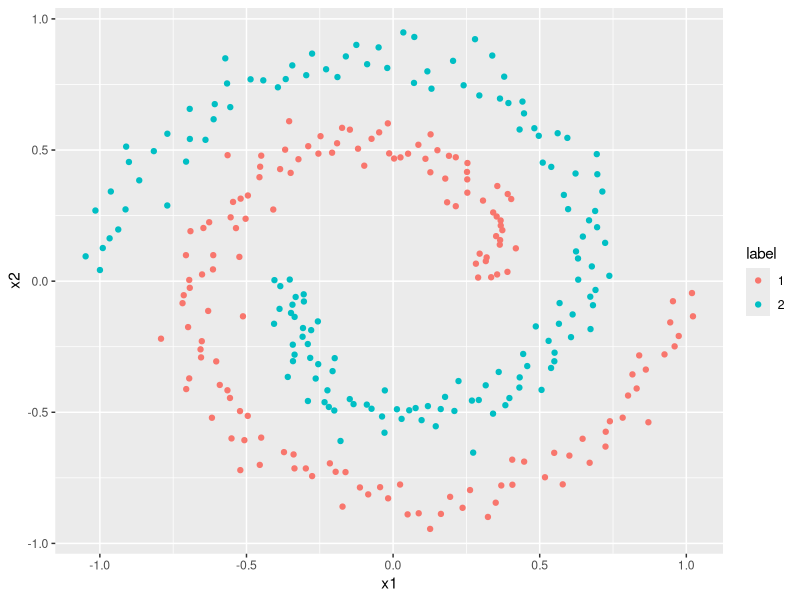
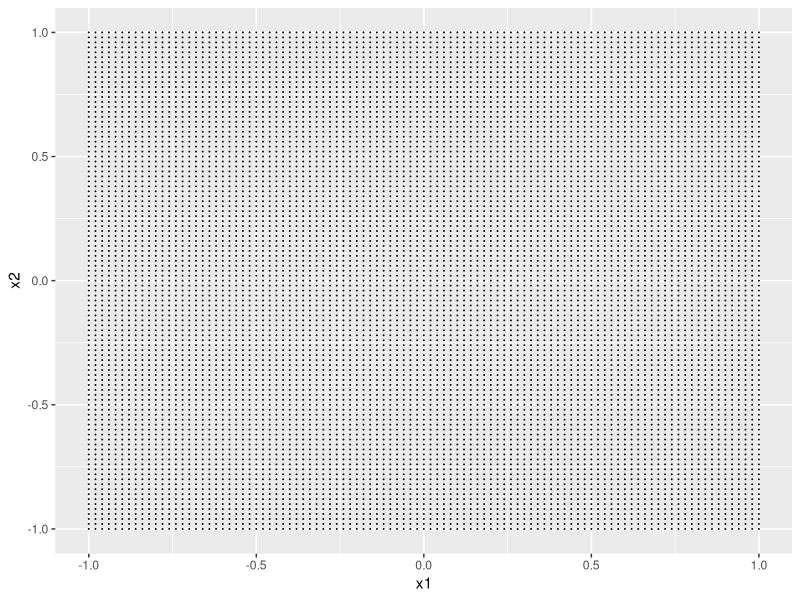
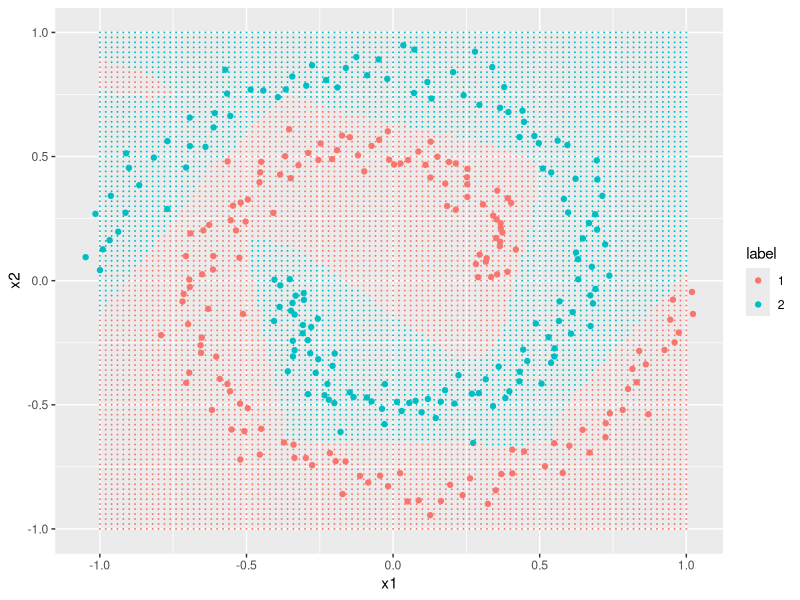
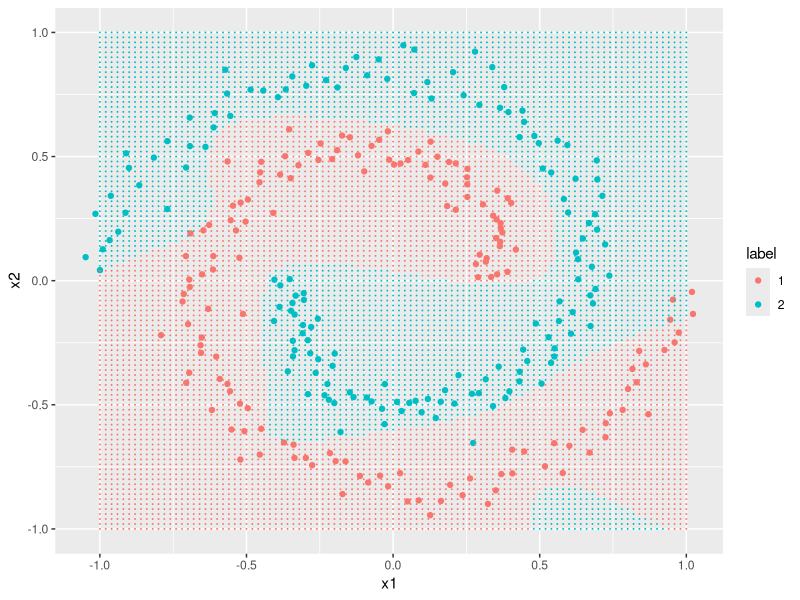
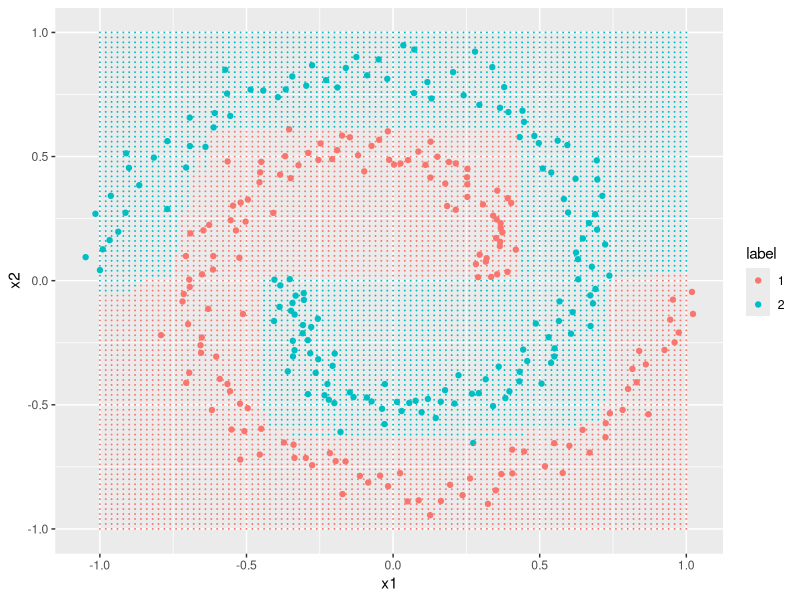

Generate these figures, in order, with R: (Note: this script raises an error after producing the figures.)
library(ggplot2)
library(mlbench)
library(caret)
library(nnet)

rm(list=ls())
set.seed(666)
spiral <- mlbench.spirals(300, 1, sd = 0.06)
spiral <- cbind(spiral$x, label = spiral$classes)
colnames(spiral)[c(1, 2)] <- c("x1", "x2")
spiral <- as.data.frame(spiral)
spiral$label <- factor(spiral$label)
target <- class.ind(spiral$label)


ggplot(spiral) + aes(x = x1, y = x2, col = label) + geom_point()

x <- seq(-1, 1, 0.02)
y <- rep(x, each = length(x))
grid <- data.frame(x1 = rep(x, length(x)), x2 = y)
ggplot(grid) + aes(x = x1, y = x2) + geom_point(size = .01)


# Entrenamos red usando nnet ----------------------------------------------

model.nn <- nnet(
  # label~.,data=spiral,
  x = spiral[, c("x1", "x2")],
  y = target,
  size = 10,
  #entropy = FALSE,
  softmax = TRUE,
  decay = 0,
  maxit = 100,
  trace = TRUE
)


pred <- predict(model.nn, newdata = grid, type = "class")



ggplot() + geom_point(data = spiral, aes(x = x1, y = x2, col = label)) +
  geom_point(data = grid, aes(x = x1, y = x2, col = pred), size = 0.01)


# Tuneamos usando caret ---------------------------------------------------

mf<-getModelInfo()
names(mf)

mf$nnet$parameters

tc <- trainControl(method = "boot", number = 50)
nnet.tuned <- train(
  x = spiral[, c("x1", "x2")],
  y = spiral$label,
  method = "nnet",
  trainControl = tc
)

pred2 <- predict(nnet.tuned$finalModel, newdata = grid, type = "class")
ggplot() + geom_point(data = spiral, aes(x = x1, y = x2, col = label)) +
  geom_point(data = grid, aes(x = x1, y = x2, col = pred2), size = 0.01)



# Y si comparamos las fronteras de decición con un Random Forest ----------
tc <- trainControl(method = "boot", number = 100)
rf.tuned <- train(
  x = spiral[, c("x1", "x2")],
  y = spiral$label,
  method = "rf",
  trainControl = tc
)
pred3 <- predict(rf.tuned$finalModel, newdata = grid, type = "class")
ggplot() + geom_point(data = spiral, aes(x = x1, y = x2, col = label)) +
  geom_point(data = grid, aes(x = x1, y = x2, col = pred3), size = 0.01)


# Y si comparamos las fronteras de decición con svm ----------
tc <- trainControl(method = "boot", number = 100)
svm.tuned <- train(
  x = spiral[, c("x1", "x2")],
  y = spiral$label,
  method = "svmRadial",
  trainControl = tc
)
pred4 <- predict(svm.tuned, newdata = grid)
ggplot() + geom_point(data = spiral, aes(x = x1, y = x2, col = label)) +
  geom_point(data = grid, aes(x = x1, y = x2, col = pred4), size = 0.01)


# Y si comparamos las fronteras de decición con logística ----------
tc <- trainControl(method = "boot", number = 100)
glm.tuned <- train(
  x = spiral[, c("x1", "x2")],
  y = spiral$label,
  method = "regLogistic",
  trainControl = tc
)
pred4 <- predict(glm.tuned$finalModel, newx = grid,proba = TRUE)$probabilities[,2]>=0.5
ggplot() + geom_point(data = spiral, aes(x = x1, y = x2, col = label)) +
  geom_point(data = grid, aes(x = x1, y = x2, col = pred4), size = 0.01)



